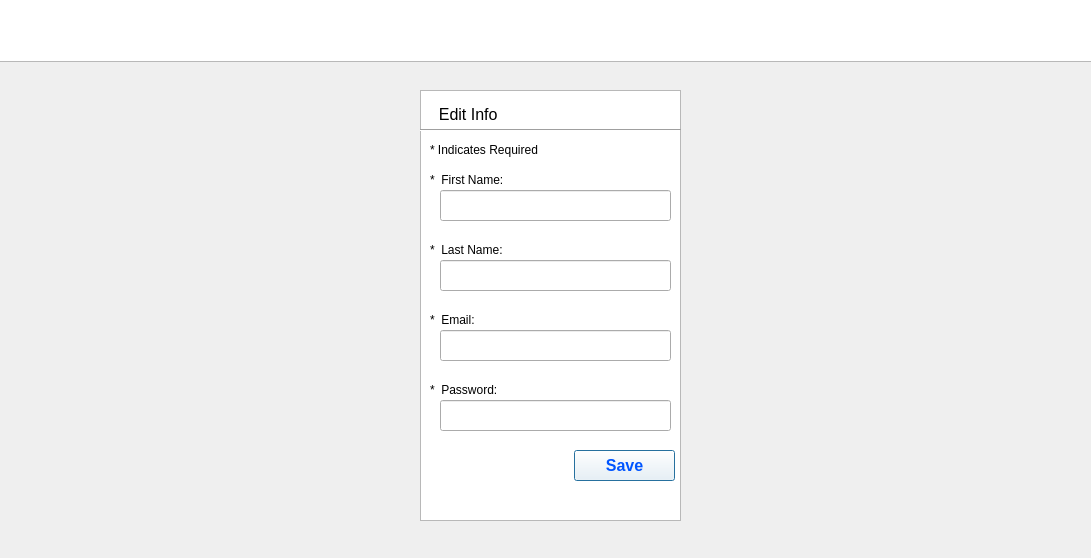
<?xml version="1.0" encoding="UTF-8"?>
<ui version="4.0">
 <class>Dialog</class>
 <widget class="QDialog" name="Dialog">
  <property name="geometry">
   <rect>
    <x>0</x>
    <y>0</y>
    <width>1091</width>
    <height>558</height>
   </rect>
  </property>
  <property name="windowTitle">
   <string>Dialog</string>
  </property>
  <widget class="QGraphicsView" name="graphicsView">
   <property name="geometry">
    <rect>
     <x>-85</x>
     <y>-99</y>
     <width>1351</width>
     <height>161</height>
    </rect>
   </property>
  </widget>
  <widget class="QLabel" name="label">
   <property name="geometry">
    <rect>
     <x>60</x>
     <y>10</y>
     <width>151</width>
     <height>61</height>
    </rect>
   </property>
   <property name="styleSheet">
    <string notr="true">image: url(:/newPrefix/logo.png);</string>
   </property>
   <property name="text">
    <string/>
   </property>
  </widget>
  <widget class="QGraphicsView" name="graphicsView_2">
   <property name="geometry">
    <rect>
     <x>420</x>
     <y>90</y>
     <width>261</width>
     <height>431</height>
    </rect>
   </property>
  </widget>
  <widget class="QLabel" name="label_2">
   <property name="geometry">
    <rect>
     <x>430</x>
     <y>99</y>
     <width>111</width>
     <height>31</height>
    </rect>
   </property>
   <property name="font">
    <font>
     <pointsize>12</pointsize>
    </font>
   </property>
   <property name="text">
    <string>  Edit Info</string>
   </property>
  </widget>
  <widget class="Line" name="line">
   <property name="geometry">
    <rect>
     <x>420</x>
     <y>120</y>
     <width>261</width>
     <height>20</height>
    </rect>
   </property>
   <property name="orientation">
    <enum>Qt::Horizontal</enum>
   </property>
  </widget>
  <widget class="QLabel" name="label_3">
   <property name="geometry">
    <rect>
     <x>430</x>
     <y>140</y>
     <width>121</width>
     <height>20</height>
    </rect>
   </property>
   <property name="text">
    <string>* Indicates Required</string>
   </property>
  </widget>
  <widget class="QLabel" name="label_4">
   <property name="geometry">
    <rect>
     <x>430</x>
     <y>170</y>
     <width>91</width>
     <height>20</height>
    </rect>
   </property>
   <property name="text">
    <string>*  First Name:</string>
   </property>
  </widget>
  <widget class="QLineEdit" name="firstnameinput">
   <property name="geometry">
    <rect>
     <x>440</x>
     <y>190</y>
     <width>231</width>
     <height>31</height>
    </rect>
   </property>
  </widget>
  <widget class="QLabel" name="label_5">
   <property name="geometry">
    <rect>
     <x>430</x>
     <y>240</y>
     <width>91</width>
     <height>20</height>
    </rect>
   </property>
   <property name="text">
    <string>*  Last Name:</string>
   </property>
  </widget>
  <widget class="QLineEdit" name="lastnameinput">
   <property name="geometry">
    <rect>
     <x>440</x>
     <y>260</y>
     <width>231</width>
     <height>31</height>
    </rect>
   </property>
  </widget>
  <widget class="QLabel" name="label_6">
   <property name="geometry">
    <rect>
     <x>430</x>
     <y>310</y>
     <width>91</width>
     <height>20</height>
    </rect>
   </property>
   <property name="text">
    <string>*  Email:</string>
   </property>
  </widget>
  <widget class="QLineEdit" name="emailinput">
   <property name="geometry">
    <rect>
     <x>440</x>
     <y>330</y>
     <width>231</width>
     <height>31</height>
    </rect>
   </property>
  </widget>
  <widget class="QLabel" name="label_7">
   <property name="geometry">
    <rect>
     <x>430</x>
     <y>380</y>
     <width>91</width>
     <height>20</height>
    </rect>
   </property>
   <property name="text">
    <string>*  Password:</string>
   </property>
  </widget>
  <widget class="QLineEdit" name="passwordinput">
   <property name="geometry">
    <rect>
     <x>440</x>
     <y>400</y>
     <width>231</width>
     <height>31</height>
    </rect>
   </property>
  </widget>
  <widget class="QPushButton" name="savebutton">
   <property name="geometry">
    <rect>
     <x>574</x>
     <y>450</y>
     <width>101</width>
     <height>31</height>
    </rect>
   </property>
   <property name="font">
    <font>
     <pointsize>12</pointsize>
     <weight>75</weight>
     <bold>true</bold>
    </font>
   </property>
   <property name="styleSheet">
    <string notr="true">background-color: rgb(255, 255, 255);
color: rgb(0, 85, 255);</string>
   </property>
   <property name="text">
    <string>Save</string>
   </property>
  </widget>
 </widget>
 <resources>
  <include location="logo.qrc"/>
 </resources>
 <connections/>
</ui>
